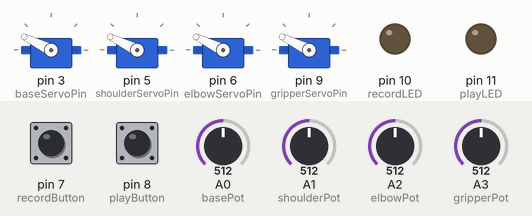
Bench run of a sketch on a simulated Arduino Uno, built with avr-gcc and run on an emulated ATmega328P. Parts: 4 × servo, output pins drawn as LEDs (lit = HIGH). Inputs (shaded band) come from the test bench; at power-on: A0 (basePot) = 512, A1 (shoulderPot) = 512, A2 (elbowPot) = 512, A3 (gripperPot) = 512, pin 7 (recordButton) LOW, pin 8 (playButton) LOW.

Above: at 1.2 s.
1.3 s: A0 (basePot) set to 716
At 2.4 s:
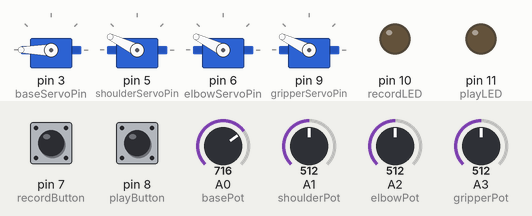
2.8 s: A1 (shoulderPot) set to 716
At 3.5 s:
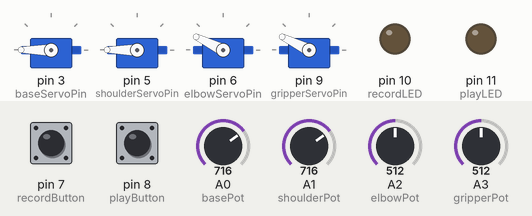
4.3 s: A2 (elbowPot) set to 716
At 4.7 s:
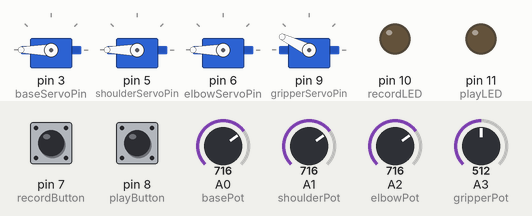
5.8 s: A3 (gripperPot) set to 716
At 7.0 s:
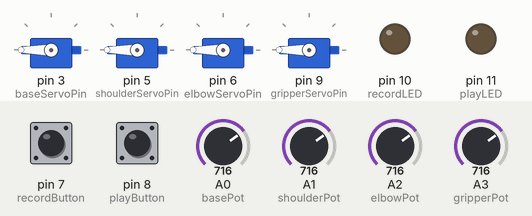
7.3 s: pin 7 (recordButton) pulled HIGH for 0.15 s
At 8.1 s:
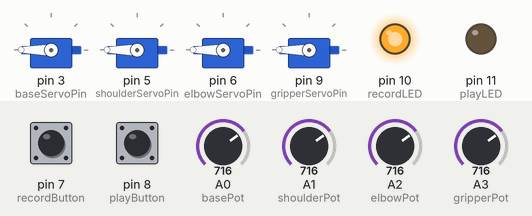
8.9 s: pin 8 (playButton) pulled HIGH for 0.15 s
At 9.3 s:
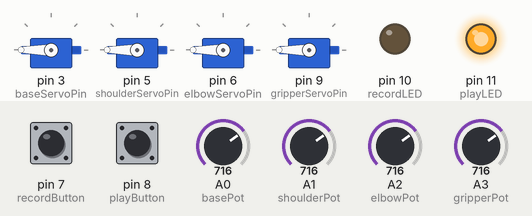
Timing chart, 0 to 13.0 s (numbered marks = the images above; inputs shaded):
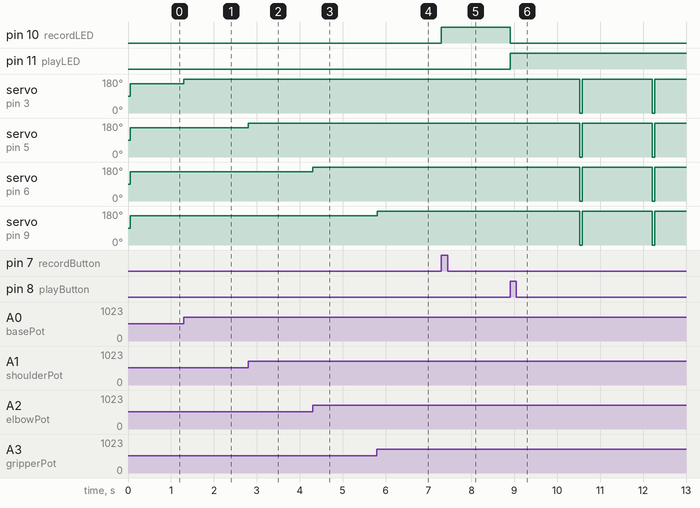

Measured:
- after the input at 1.3 s, servo on pin 3 (baseServoPin): 154° → 180° at once
- after the input at 2.8 s, servo on pin 5 (shoulderServoPin): 154° → 180° at once
- after the input at 4.3 s, servo on pin 6 (elbowServoPin): 154° → 180° at once
- after the input at 5.8 s, servo on pin 9 (gripperServoPin): 154° → 180° at once
- after the input at 7.3 s, pin 10 (recordLED): LOW → HIGH at once
- after the input at 8.9 s, pin 10 (recordLED): HIGH → LOW at once; pin 11 (playLED): LOW → HIGH at once; servo on pin 3 (baseServoPin), servo on pin 5 (shoulderServoPin), servo on pin 6 (elbowServoPin), servo on pin 9 (gripperServoPin): alternates 180° for 1.6 s and 0° for 0.06 s, starting after 1.6 s

The sketch:

robotic_arm_loop_automation_actionTime_V3.ino
```cpp
#include <TimedAction.h>
#include <Servo.h>

// Initializes the LED pins
#define playLED 11   // play mode indicator
#define recordLED 10 // record mode indicator

// Functions declaration
void manual();
void record();

// Initializes a TimedAction class for manual() every 50ms
TimedAction manualThread = TimedAction(50,manual);

// Initiallizes the TimeAction for record() every 60ms
TimedAction recordThread = TimedAction(60,record);

// Initializes number of position for storage array
short sizeCounter = 0;

// Initializes the servo pins
#define baseServoPin 3
#define shoulderServoPin 5
#define elbowServoPin 6
#define gripperServoPin 9

// Initializes all of the needed servo motors
Servo baseServo;
Servo shoulderServo;
Servo elbowServo;
Servo gripperServo;

// Initializes all potentionmeter pins
#define basePot A0
#define shoulderPot A1
#define elbowPot A2
#define gripperPot A3

int basePotVal;
int shoulderPotVal;
int elbowPotVal;
int gripperPotVal;

// Initializes buttons and their value holders
#define playButton 8
#define recordButton 7
boolean playButtonState = false;
boolean recordButtonState = false;

// Initializes the size of storage array
const short arraySize = 310;

// Initializes array for storing the 4 potentiometer values
byte baseServoPosStorge[arraySize];
byte shoulderServoPosStorge[arraySize];
byte elbowServoPosStorge[arraySize];
byte gripperServoPosStorge[arraySize];

void setup() {

  // Declared the pin attachments of all servo motors
  baseServo.attach(baseServoPin);
  shoulderServo.attach(shoulderServoPin);
  elbowServo.attach(elbowServoPin);
  gripperServo.attach(gripperServoPin);

  // Declared output mode for LEDs
  pinMode(playLED, OUTPUT);
  pinMode(recordLED, OUTPUT);

  // Declared input mode for the buttons
  pinMode(playButton, INPUT);
  pinMode(recordButton, INPUT);

  // Debug statement
  Serial.begin(9600);
}// End of setup()

void loop() {

  // Start manual control of the arm when record is not on
  if (playButtonState == false) {

    // Manual mode start at the correct time
    manualThread.check();

    // Check the status of play mode on the play button
    if (digitalRead(playButton) == HIGH) {
      playButtonState = true;
      recordButtonState = false;

      // Indicate play mode is on
      digitalWrite(playLED, HIGH);

      // Stop the manual thread
      manualThread.disable();

      // Stop the thread from running for the record function when play mode is on
      recordThread.disable();

      // Indicate the recording mode is off
      digitalWrite(recordLED, LOW);
    }

    // Check record mode and button is using pull-down resistor
    if (digitalRead(recordButton) == HIGH) {

      // Block record mode when the storage array is full
      if (sizeCounter < arraySize) {
        recordButtonState = true;

        // Indicate record mode is on
       digitalWrite(recordLED, HIGH);
      }
    }
  }

  // Run the recording func when the record button is pressed
  if (recordButtonState) {
    recordThread.check();
  }

  // Run the playing func when the play button is pressed
  if (playButtonState) {

    for (short j = 0; j <= sizeCounter; j++) {
      baseServo.write(baseServoPosStorge[j]);
      shoulderServo.write(shoulderServoPosStorge[j]);
      elbowServo.write(elbowServoPosStorge[j]);
      gripperServo.write(gripperServoPosStorge[j]);

      delay(60);
    }
  }
}// End of loop()

//=========================================================================
// Function will store pot values into an array. one pot per array
void record() {

  // Break out the record thread when array is used up
  if (sizeCounter >= arraySize) {

    // Stop the thread from running for the record function
    recordThread.disable();

    // Indicate record mode is off
    digitalWrite(recordLED, LOW);
    return;
  }

  // Record the position of potentionmeters
  baseServoPosStorge[sizeCounter]     = basePotVal;
  shoulderServoPosStorge[sizeCounter] = shoulderPotVal;
  elbowServoPosStorge[sizeCounter]    = elbowPotVal;
  gripperServoPosStorge[sizeCounter]  = gripperPotVal;

  // Increment the array position to next avaliable space within the array
  sizeCounter = sizeCounter + 1;
}// End of record()

//============================================================================
// Function will directly control the arm
void manual() {

  // Read the base potentiometer value between 0 and 1023
  // Map value of the base potentiometer from 0-650 to the value of the base servo 0-180
  // Map for 1 to 1 ratio in term of rotation degree
  basePotVal = map(analogRead(basePot), 0, 600, 5, 180);
  baseServo.write(basePotVal); // Set servo position according to scaled value

  shoulderPotVal = map(analogRead(shoulderPot), 0, 600, 5, 180);
  shoulderServo.write(shoulderPotVal);

  elbowPotVal = map(analogRead(elbowPot), 0, 600, 5, 180);
  elbowServo.write(elbowPotVal);

  gripperPotVal = map(analogRead(gripperPot), 0, 600, 5, 180);
  gripperServo.write(gripperPotVal);
}
```
